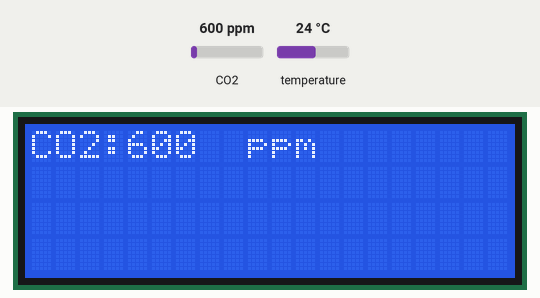
Bench run of a sketch on a simulated ESP32. On the bench: 20×4 character LCD. The test bench sets the inputs (shaded band); at power-on: CO2 600 ppm, temperature 24 °C. What the sketch prints to the serial monitor is not drawn.

Above: at 2.6 s.
2.7 s: CO2 set to 452 ppm
At 4.8 s:
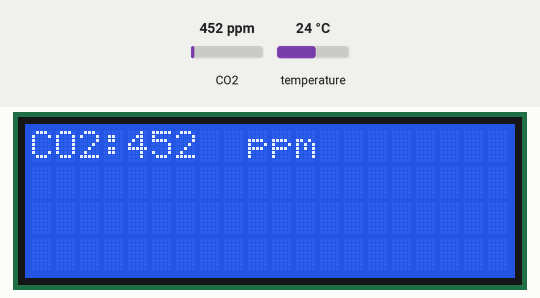
5.6 s: CO2 set to 1050 ppm
At 7.3 s:
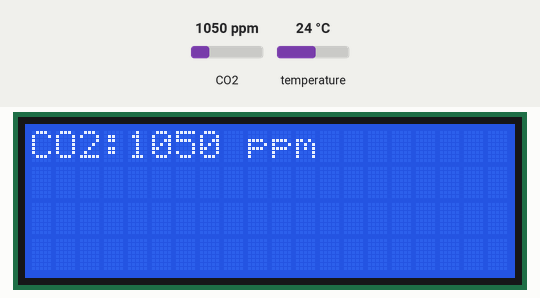
7.6 s: CO2 set to 1700 ppm
At 8.5 s:
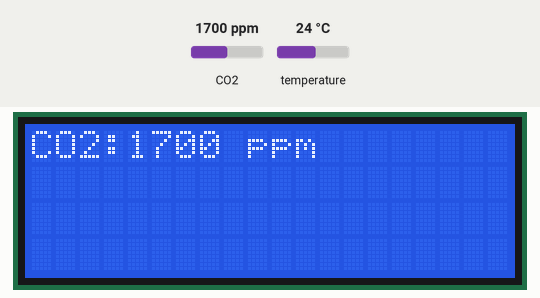
Timing chart, 0 to 10.6 s (numbered marks = the images above; inputs shaded):
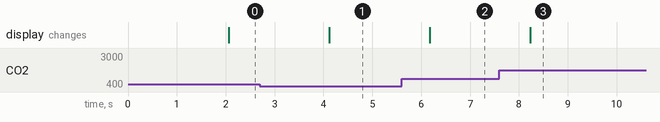

Measured:
- after the input at 2.7 s, the display: changes after 1.4 s (image 1)
- after the input at 5.6 s, the display: changes after 0.57 s (image 2)
- after the input at 7.6 s, the display: changes after 0.63 s (image 3)

The sketch:

co2_and_lcd.ino
```cpp
#include <Arduino.h>
#include "MHZ19.h"
#include <LiquidCrystal_I2C.h>

#define RX_PIN 16
#define TX_PIN 17
#define BAUDRATE 9600

MHZ19 myMHZ19;
LiquidCrystal_I2C lcd(0x27, 20, 4);

unsigned long getDataTimer = 0;

void setup()
{
  Serial.begin(9600);
  Serial2.begin(BAUDRATE, SERIAL_8N1, RX_PIN, TX_PIN);
  myMHZ19.begin(Serial2);
  myMHZ19.autoCalibration();
  myMHZ19.setRange(10000);
  lcd.init();
  lcd.backlight();
  lcd.clear();
}

void loop()
{
  if (millis() - getDataTimer >= 2000)
  {
    int CO2;
    CO2 = myMHZ19.getCO2(); // Nilai CO2 ppm

    Serial.print("CO2 (ppm): ");
    Serial.println(CO2);

    int8_t Temp;
    Temp = myMHZ19.getTemperature(); // Nilai suhu Celcius
    Serial.print("Temperature (C): ");
    Serial.println(Temp);
    Serial.print(myMHZ19.getRange());
    lcd.clear();

    lcd.setCursor(0, 0);
    lcd.print("CO2: ");
    lcd.setCursor(4, 0);
    lcd.print(myMHZ19.getCO2());
    lcd.setCursor(9, 0);
    lcd.print("ppm");

    getDataTimer = millis();
  }
}
```
